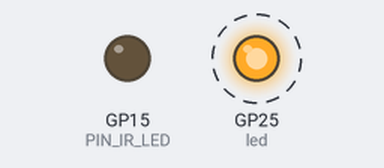
Recording of a program running on a simulated Raspberry Pi Pico running MicroPython. Shown: output pins drawn as LEDs (lit = HIGH). Dashed ring = blinking. What the program prints to the serial console is not drawn.

Above: at 8.8 s.
Timing chart, 0 to 12.9 s (numbered marks = the images above):
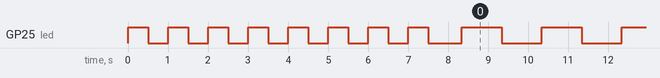

Measured:
- by itself, GP25 (led): goes 7 × (LOW 0.50 s, HIGH 0.50 s), LOW 0.84 s, 60 × (HIGH 1.0 s, LOW 1.0 s), HIGH 1.0 s, then LOW

The program:

main.py
```python
"""
IR Pico - Dedicated IR Transmitter for LifeSize Camera

This Pico has ONE job: maintain perfect 57.3ms IR timing.
It receives simple commands over UART from the VISCA Pico.

No network code, no complex parsing - just IR timing perfection.

Power Design:
  The W5500's Link LED drives a BJT which controls a relay.
  When the PTZ controller connects via Ethernet, the link LED lights up,
  triggering the relay to power on the camera and both Picos.
  This provides hardware-level "wake on LAN" with zero standby power.

Wiring:
  - GP0 (TX) → Pico #1 GP1 (RX)
  - GP1 (RX) ← Pico #1 GP0 (TX)
  - GP15 → IR LED circuit
  - GND ↔ GND

Startup:
  On boot, waits for camera to initialize then sends OK to enable IR mode.
"""

import machine
import time
import gc
import micropython
from machine import Pin, PWM, UART

from protocol import (
    Cmd, Resp, IRCode,
    UART_BAUD, UART_TX_PIN, UART_RX_PIN,
    IR_CARRIER_FREQ_HZ,
    IR_HEADER_MARK_US, IR_HEADER_SPACE_US,
    IR_BIT_MARK_US, IR_BIT_0_SPACE_US, IR_BIT_1_SPACE_US,
    IR_STOP_MARK_US, IR_PACKET_GAP_US,
    LIFESIZE_DEVICE_CODE,
)

# High-precision timing
micropython.alloc_emergency_exception_buf(100)

# =============================================================================
# Pin Configuration
# =============================================================================

PIN_IR_LED = 15
PIN_LED = 25  # Onboard LED for status

# PWM duty cycle for IR carrier (50%)
IR_CARRIER_DUTY = 32768

# Startup delay before sending OK (camera boot time)
CAMERA_BOOT_DELAY_SEC = 8


# =============================================================================
# IR Transmitter (Gemini-style simple approach)
# =============================================================================

class IRTransmitter:
    """
    Hardware-level IR transmitter with simple, reliable timing.

    Uses the Gemini approach: persistent PWM, toggle duty cycle,
    unconditional gap sleep after each frame.
    """

    def __init__(self):
        self.pwm = PWM(Pin(PIN_IR_LED))
        self.pwm.freq(IR_CARRIER_FREQ_HZ)
        self.pwm.duty_u16(0)

    def send_frame(self, code: int):
        """Send a single 16-bit IR frame."""
        # Header
        self.pwm.duty_u16(IR_CARRIER_DUTY)
        time.sleep_us(IR_HEADER_MARK_US)
        self.pwm.duty_u16(0)
        time.sleep_us(IR_HEADER_SPACE_US)

        # Data bits (16 bits, MSB first)
        for i in range(15, -1, -1):
            bit = (code >> i) & 1
            self.pwm.duty_u16(IR_CARRIER_DUTY)
            time.sleep_us(IR_BIT_MARK_US)
            self.pwm.duty_u16(0)
            time.sleep_us(IR_BIT_1_SPACE_US if bit else IR_BIT_0_SPACE_US)

        # Stop bit
        self.pwm.duty_u16(IR_CARRIER_DUTY)
        time.sleep_us(IR_STOP_MARK_US)
        self.pwm.duty_u16(0)

    def send_command(self, ir_code: int):
        """Send IR command followed by protocol gap."""
        code = (LIFESIZE_DEVICE_CODE << 8) | ir_code
        self.send_frame(code)
        time.sleep_us(IR_PACKET_GAP_US)

    def stop(self):
        """Ensure carrier is off."""
        self.pwm.duty_u16(0)


# =============================================================================
# Movement State Machine
# =============================================================================

class MovementController:
    """
    Manages continuous IR transmission for smooth camera movement.

    When movement is active, continuously sends IR frames with proper gaps.
    For diagonal movement, alternates between the two direction codes.
    """

    def __init__(self, transmitter: IRTransmitter):
        self.tx = transmitter
        self.active = False
        self.commands = []  # List of IR codes to send (for diagonal)
        self.cmd_index = 0

    def start(self, ir_codes: list):
        """Start continuous movement with given IR code(s)."""
        if not ir_codes:
            return

        self.commands = ir_codes
        self.cmd_index = 0
        self.active = True

    def stop(self):
        """Stop all movement."""
        self.active = False
        self.commands = []
        self.tx.stop()

    def poll(self):
        """
        Send next IR frame if movement is active.

        Call this in the main loop. Each call sends one frame
        (with built-in gap timing).
        """
        if not self.active or not self.commands:
            return False

        # Send current command
        ir_code = self.commands[self.cmd_index]
        self.tx.send_command(ir_code)

        # Move to next command (for diagonal alternation)
        self.cmd_index = (self.cmd_index + 1) % len(self.commands)
        return True


# =============================================================================
# Command Handler
# =============================================================================

# Map serial commands to IR codes
CMD_TO_IR = {
    Cmd.START_UP: [IRCode.UP],
    Cmd.START_DOWN: [IRCode.DOWN],
    Cmd.START_LEFT: [IRCode.LEFT],
    Cmd.START_RIGHT: [IRCode.RIGHT],
    Cmd.START_ZOOM_IN: [IRCode.ZOOM_IN],
    Cmd.START_ZOOM_OUT: [IRCode.ZOOM_OUT],
    Cmd.START_UP_LEFT: [IRCode.UP, IRCode.LEFT],
    Cmd.START_UP_RIGHT: [IRCode.UP, IRCode.RIGHT],
    Cmd.START_DOWN_LEFT: [IRCode.DOWN, IRCode.LEFT],
    Cmd.START_DOWN_RIGHT: [IRCode.DOWN, IRCode.RIGHT],
}


def handle_command(cmd: int, movement: MovementController) -> int:
    """
    Handle a command byte from the VISCA Pico.

    Returns response byte to send back.
    """
    # Movement start commands
    if cmd in CMD_TO_IR:
        ir_codes = CMD_TO_IR[cmd]
        movement.start(ir_codes)
        return Resp.ACK

    # Stop
    if cmd == Cmd.STOP:
        movement.stop()
        return Resp.ACK

    # Single press OK
    if cmd == Cmd.PRESS_OK:
        movement.stop()
        for _ in range(3):  # Send 3 times for reliability
            movement.tx.send_command(IRCode.OK)
        return Resp.ACK

    # Ping
    if cmd == Cmd.PING:
        return Resp.PONG

    # Reset
    if cmd == Cmd.RESET:
        movement.stop()
        return Resp.ACK

    # Unknown command
    return Resp.ERROR


# =============================================================================
# Main
# =============================================================================

def main():
    print("=" * 50)
    print("  IR Pico - LifeSize Camera Controller")
    print("  Dedicated IR Transmitter")
    print("=" * 50)

    # Disable automatic GC during operation
    gc.disable()

    # Initialize hardware
    led = Pin(PIN_LED, Pin.OUT)

    # Initialize UART for communication with VISCA Pico
    uart = UART(0, baudrate=UART_BAUD, tx=Pin(UART_TX_PIN), rx=Pin(UART_RX_PIN))
    uart.init(bits=8, parity=None, stop=1)

    print(f"UART initialized: {UART_BAUD} baud on GP{UART_TX_PIN}/GP{UART_RX_PIN}")

    # Initialize IR transmitter and movement controller
    transmitter = IRTransmitter()
    movement = MovementController(transmitter)

    print(f"IR transmitter ready on GP{PIN_IR_LED}")

    # Wait for camera to boot, then send OK to enable IR mode
    print(f"Waiting {CAMERA_BOOT_DELAY_SEC}s for camera to boot...")
    for i in range(CAMERA_BOOT_DELAY_SEC * 2):
        led.toggle()
        time.sleep_ms(500)

    print("Sending OK to enable IR mode...")
    for _ in range(3):
        transmitter.send_command(IRCode.OK)

    print("Ready for commands!")
    led.value(1)

    # Main loop
    last_blink = time.ticks_ms()

    while True:
        # ALWAYS check for UART commands first (including STOP!)
        if uart.any():
            cmd = uart.read(1)
            if cmd:
                response = handle_command(cmd[0], movement)
                uart.write(bytes([response]))

        # Send IR frames if movement is active
        # This blocks for ~57ms per frame (includes gap)
        if movement.poll():
            # Frame was sent, LED on while moving
            led.value(1)
        else:
            # Not moving - do housekeeping
            gc.collect()

            # Blink LED slowly when idle
            now = time.ticks_ms()
            if time.ticks_diff(now, last_blink) > 1000:
                led.toggle()
                last_blink = now


if __name__ == "__main__":
    main()
```

protocol.py
```python
"""
Serial Protocol for VISCA-to-IR Bridge Communication

This file defines the simple byte-based protocol used between:
- Pico #1 (VISCA): Receives network commands, sends serial commands
- Pico #2 (IR): Receives serial commands, transmits IR signals

Protocol: Single-byte commands at 115200 baud, 8N1
"""

# UART Configuration
UART_BAUD = 115200
UART_TX_PIN = 0  # GP0
UART_RX_PIN = 1  # GP1

# =============================================================================
# Command Bytes (Pico #1 → Pico #2)
# =============================================================================

class Cmd:
    """Command bytes sent from VISCA Pico to IR Pico."""

    # Movement start commands (0x01-0x0F)
    START_UP = 0x01
    START_DOWN = 0x02
    START_LEFT = 0x03
    START_RIGHT = 0x04
    START_ZOOM_IN = 0x05
    START_ZOOM_OUT = 0x06

    # Diagonal movements (0x07-0x0A)
    START_UP_LEFT = 0x07
    START_UP_RIGHT = 0x08
    START_DOWN_LEFT = 0x09
    START_DOWN_RIGHT = 0x0A

    # Stop command (0x10)
    STOP = 0x10

    # Single-press commands (0x20-0x2F)
    PRESS_OK = 0x20

    # Diagnostic commands (0xF0-0xFF)
    PING = 0xFE       # Request status
    RESET = 0xFF      # Reset IR Pico state


# =============================================================================
# Response Bytes (Pico #2 → Pico #1)
# =============================================================================

class Resp:
    """Response bytes sent from IR Pico to VISCA Pico."""

    ACK = 0x06        # Command acknowledged
    PONG = 0xFE       # Response to PING
    ERROR = 0x15      # Error/invalid command


# =============================================================================
# IR Command Codes (LifeSize camera)
# =============================================================================

class IRCode:
    """LifeSize IR command codes (8-bit, combined with device code 0x98)."""

    UP = 0x15
    DOWN = 0x1A
    LEFT = 0x25
    RIGHT = 0x2A
    OK = 0x1C
    ZOOM_IN = 0x34   # Tele
    ZOOM_OUT = 0x3B  # Wide


# =============================================================================
# Timing Constants
# =============================================================================

# IR Protocol timing (microseconds)
IR_CARRIER_FREQ_HZ = 38000
IR_HEADER_MARK_US = 2550
IR_HEADER_SPACE_US = 2500
IR_BIT_MARK_US = 1200
IR_BIT_0_SPACE_US = 1050
IR_BIT_1_SPACE_US = 2825
IR_STOP_MARK_US = 1200

# Critical: Gap between IR packets for smooth camera movement
IR_PACKET_GAP_US = 57325  # 57.325ms

# LifeSize device code
LIFESIZE_DEVICE_CODE = 0x98
```
